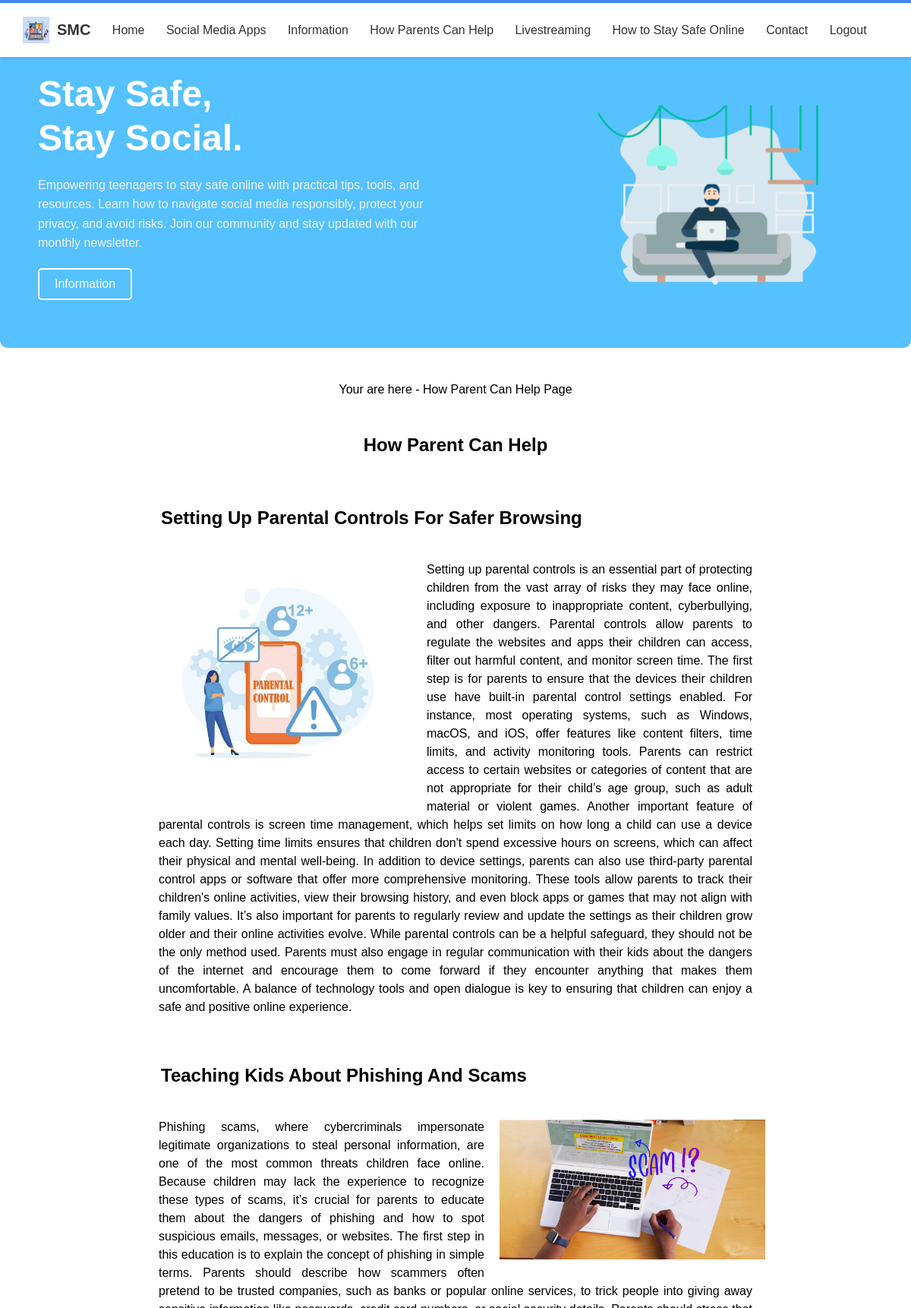
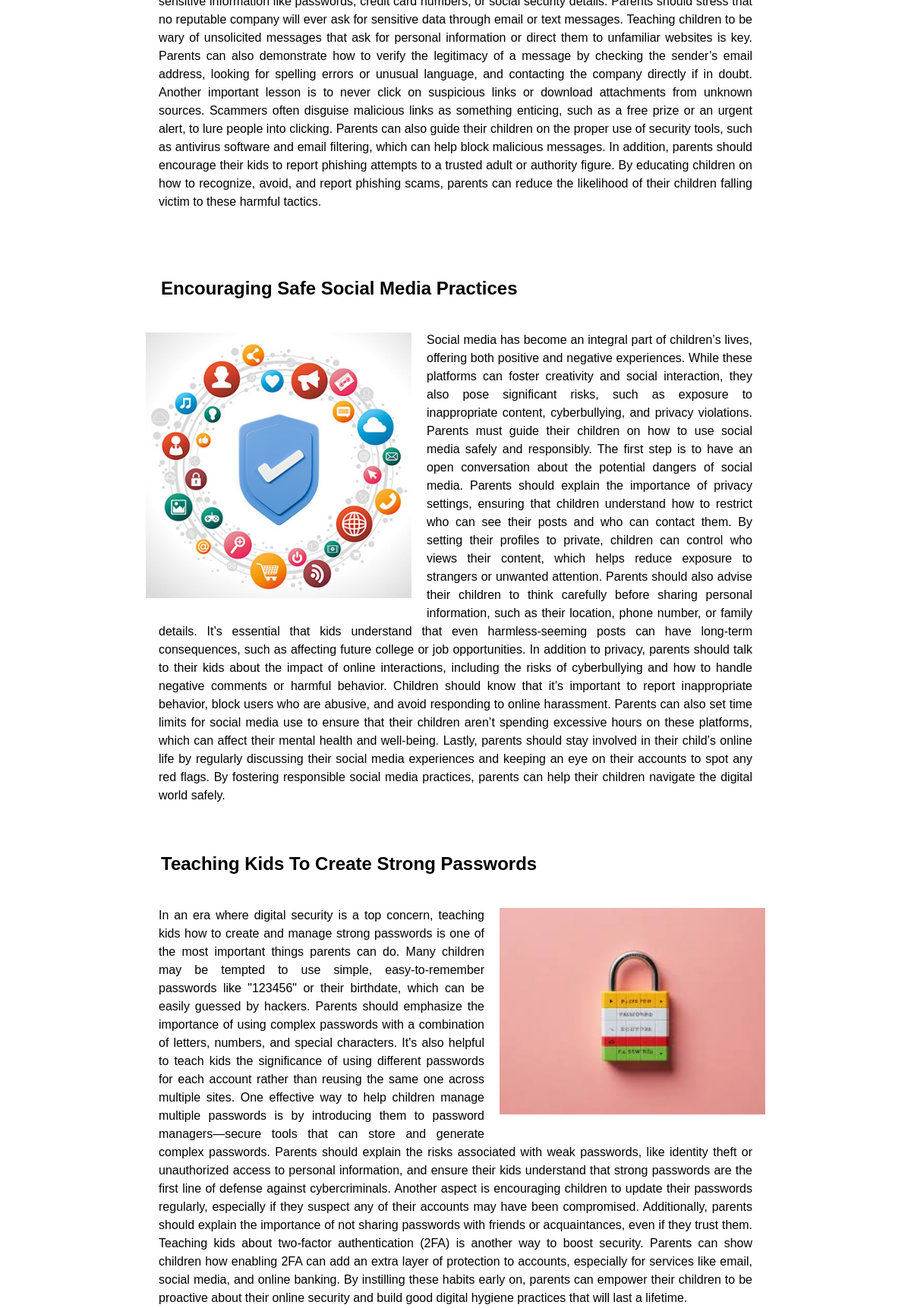
/users/howParentCanHelp.php (upper part), run on the app's committed database (2 pictures, top to bottom).
### tables this page shows
CREATE TABLE `howparentcanhelp` (
  `id` int(11) NOT NULL,
  `title` varchar(1000) NOT NULL,
  `image` varchar(500) NOT NULL,
  `content` varchar(2000) NOT NULL,
  `date` timestamp NOT NULL DEFAULT current_timestamp()
);

### users/howParentCanHelp.php (the view, shortened to what this page needs)
<?php
require_once("../db_connection.php");
$query = "SELECT * FROM howparentcanhelp";
$result = mysqli_query($conn, $query);
?>
<!DOCTYPE html>
<html lang="en">
<head>
    <link rel="stylesheet" href="css/howParentCanHelp.css">
</head>
<body>
    <?php require_once("navLogined.php") ?>
    <section class="location-shower">
        <p>Your are here - How Parent Can Help Page</p>
    </section>
    <section class="howParentsSections">
        <h1>How Parent Can Help</h1>
        <?php
        $index = 0;
        while ($row = mysqli_fetch_assoc($result)) {
            $class = ($index % 2 === 0) ? "even" : "odd";
            echo "
            <div class='article $class'>
                <h2>" . htmlspecialchars($row['title']) . "</h2>
                <img src='" . htmlspecialchars($row['image']) . "' alt='Article Image'>
                <p>" . nl2br(htmlspecialchars($row['content'])) . "</p>
            </div>";
            $index++;
        }
        ?>
    </section>
    <?php require_once("footer.php") ?>
</body>
</html>

### users/css/howParentCanHelp.css (style rules this page uses)
body { font-family: Arial, sans-serif; margin: 0; padding: 0; height: auto; }
h1 { text-align: center; margin-bottom: 40px; }
.location-shower { display: flex; justify-content: center; align-items: center; padding: 30px 0 10px; background-color: none; }
.howParentsSections { margin: 0 auto; padding: 0px 16%; line-height: 1.5; }
.article { margin-bottom: 40px; overflow: hidden; }
.article img { width: 100%; max-width: 350px; height: auto; background-color: #ccc; object-fit: cover; margin: 20px auto; display: block; }
.article.even img { float: left; margin-right: 20px; }
.article.odd img { float: right; margin-left: 20px; }
.article p { margin: 0 17px; text-align: justify; margin-top: 38px; }
.article h2 { font-weight: bold; margin: 20px; text-transform: capitalize; text-align: left; }

### users/css/navLogined.css (style rules this page uses)
body { margin: 0; font-family: Arial, sans-serif; padding: 0; }
* { box-sizing: border-box; }

### data on the page
howparentcanhelp: title "Setting Up Parental Controls For Safer Browsing", image (picture), content "Setting up parental controls is an essential part of protecting children from the vast array of risks they may face online, including exposure to inappropriate content, cyberbullying, and other dangers. Parental controls allow parents to regulate the websites and apps their children can access, filter out harmful content, and monitor screen time. The first step is for parents to ensure that the devices their children use have built-in parental control settings enabled. For instance, most operating systems, such as Windows, macOS, and iOS, offer features like content filters, time limits, and activity monitoring tools. Parents can restrict access to certain websites or categories of content…"
howparentcanhelp: title "Teaching Kids About Phishing And Scams", image (picture), content "Phishing scams, where cybercriminals impersonate legitimate organizations to steal personal information, are one of the most common threats children face online. Because children may lack the experience to recognize these types of scams, it’s crucial for parents to educate them about the dangers of phishing and how to spot suspicious emails, messages, or websites. The first step in this education is to explain the concept of phishing in simple terms. Parents should describe how scammers often pretend to be trusted companies, such as banks or popular online services, to trick people into giving away sensitive information like passwords, credit card numbers, or social security details.…"
howparentcanhelp: title "Encouraging Safe Social Media Practices", image (picture), content "Social media has become an integral part of children’s lives, offering both positive and negative experiences. While these platforms can foster creativity and social interaction, they also pose significant risks, such as exposure to inappropriate content, cyberbullying, and privacy violations. Parents must guide their children on how to use social media safely and responsibly. The first step is to have an open conversation about the potential dangers of social media. Parents should explain the importance of privacy settings, ensuring that children understand how to restrict who can see their posts and who can contact them. By setting their profiles to private, children can control who views…"
howparentcanhelp: title "Teaching Kids To Create Strong Passwords", image (picture), content "In an era where digital security is a top concern, teaching kids how to create and manage strong passwords is one of the most important things parents can do. Many children may be tempted to use simple, easy-to-remember passwords like \"123456\" or their birthdate, which can be easily guessed by hackers. Parents should emphasize the importance of using complex passwords with a combination of letters, numbers, and special characters. It's also helpful to teach kids the significance of using different passwords for each account rather than reusing the same one across multiple sites. One effective way to help children manage multiple passwords is by introducing them to password managers—secure…"
